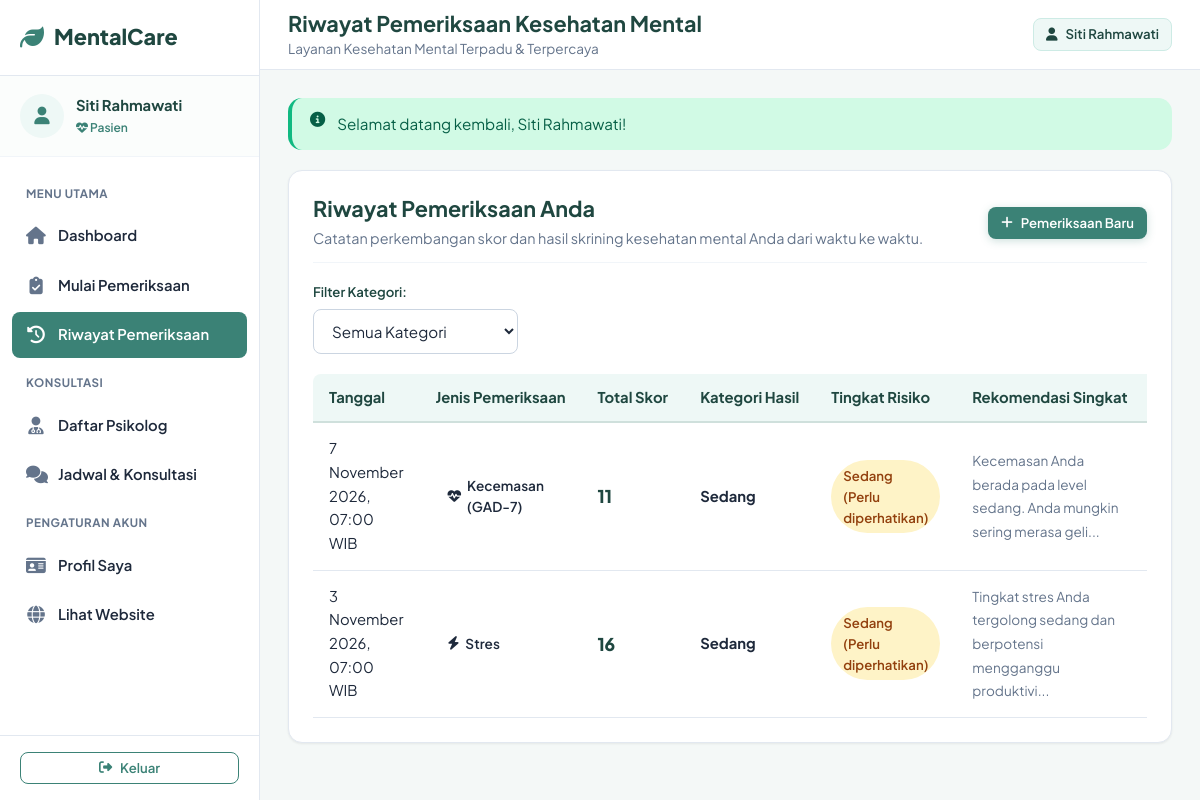
/pasien/riwayat.php (signed in), run on the app's committed database.
### tables this page shows
CREATE TABLE pemeriksaan (
  id INT AUTO_INCREMENT PRIMARY KEY,
  pasien_id INT NOT NULL,
  kategori_id INT NOT NULL,
  total_skor INT NOT NULL,
  kategori_hasil VARCHAR(80) NOT NULL,
  tingkat_risiko VARCHAR(80) NOT NULL,
  rekomendasi TEXT NOT NULL,
  ada_item_kritis TINYINT(1) NOT NULL DEFAULT 0,
  tanggal_pemeriksaan DATETIME NOT NULL DEFAULT CURRENT_TIMESTAMP,
  created_at TIMESTAMP DEFAULT CURRENT_TIMESTAMP,
  FOREIGN KEY (pasien_id) REFERENCES users(id) ON DELETE CASCADE,
  FOREIGN KEY (kategori_id) REFERENCES kategori_assessment(id) ON DELETE CASCADE
);

CREATE TABLE kategori_assessment (
  id INT AUTO_INCREMENT PRIMARY KEY,
  nama VARCHAR(100) NOT NULL,
  kode VARCHAR(40) NOT NULL UNIQUE,
  deskripsi TEXT NOT NULL,
  instruksi TEXT NULL,
  icon VARCHAR(50) DEFAULT 'fa-brain',
  status ENUM('aktif', 'nonaktif') NOT NULL DEFAULT 'aktif',
  created_at TIMESTAMP DEFAULT CURRENT_TIMESTAMP
);

### pasien/riwayat.php (the view, shortened to what this page needs)
<?php
require_once __DIR__ . '/../config/config.php';
$u = require_login(['pasien']);
$query = '
    SELECT p.*, k.nama as nama_kategori, k.icon
    FROM pemeriksaan p
    JOIN kategori_assessment k ON k.id = p.kategori_id
    WHERE p.pasien_id = ?
';
$params = [$u['id']];
$query .= ' ORDER BY p.tanggal_pemeriksaan DESC';
$stmt = db()->prepare($query);
$stmt->execute($params);
$history = $stmt->fetchAll();
require __DIR__ . '/../includes/sidebar_pasien.php';
?>
<div class="card">
  <div class="card-header" style="flex-wrap: wrap; gap: 12px;">
    <div>
      <h2 style="font-size: 1.35rem; margin: 0;">Riwayat Pemeriksaan Anda</h2>
      <p class="muted" style="margin-top: 4px; font-size: 0.9rem;">
        Catatan perkembangan skor dan hasil skrining kesehatan mental Anda dari waktu ke waktu.
      </p>
    </div>
    <a href="<?= url('pasien/assessment.php') ?>" class="btn btn-primary btn-sm">
      <i class="fa-solid fa-plus"></i> Pemeriksaan Baru
    </a>
  </div>
  <form method="get" action="" style="display: flex; gap: 12px; margin-bottom: 20px; flex-wrap: wrap; align-items: flex-end;">
    <div style="min-width: 200px;">
      <label class="form-label" style="font-size: 0.825rem;">Filter Kategori:</label>
      <select name="kategori_id" class="form-control" onchange="this.form.submit()">
        <option value="0">Semua Kategori</option>
      </select>
    </div>
  </form>
  <?php if (!empty($history)): ?>
    <div class="table-responsive">
      <table class="table">
        <thead>
          <tr>
            <th>Tanggal</th>
            <th>Jenis Pemeriksaan</th>
            <th>Total Skor</th>
            <th>Kategori Hasil</th>
            <th>Tingkat Risiko</th>
            <th>Rekomendasi Singkat</th>
            <th>Aksi</th>
          </tr>
        </thead>
        <tbody>
          <?php foreach ($history as $h): ?>
            <tr>
              <td><?= format_tanggal($h['tanggal_pemeriksaan'], true) ?></td>
              <td>
                <span class="badge badge-light" style="font-size: 0.85rem;">
                  <i class="fa-solid <?= e($h['icon'] ?: 'fa-brain') ?>"></i> <?= e($h['nama_kategori']) ?>
                </span>
              </td>
              <td><span style="font-weight: 800; font-size: 1.1rem; color: var(--primary-dark);"><?= (int)$h['total_skor'] ?></span></td>
              <td><strong><?= e($h['kategori_hasil']) ?></strong></td>
              <td><?= badge_risiko($h['kategori_hasil'], $h['tingkat_risiko']) ?></td>
              <td style="max-width: 250px;">
                <span class="muted" style="font-size: 0.85rem;">
                  <?= e(mb_strimwidth($h['rekomendasi'], 0, 75, '...')) ?>
                </span>
              </td>
              <td>
              </td>
            </tr>
          <?php endforeach; ?>
        </tbody>
      </table>
    </div>
  <?php endif; ?>
</div>
<?php require __DIR__ . '/../includes/dashboard_footer.php'; ?>

### config/config.php (shortened to what this page needs)
<?php
function db(): PDO {
    static $pdo = null;
    if ($pdo === null) {
        $dsn = 'mysql:host=' . DB_HOST . ';dbname=' . DB_NAME . ';charset=utf8mb4';
        $options = [
            PDO::ATTR_ERRMODE => PDO::ERRMODE_EXCEPTION,
            PDO::ATTR_DEFAULT_FETCH_MODE => PDO::FETCH_ASSOC,
            PDO::ATTR_EMULATE_PREPARES => false,
            PDO::MYSQL_ATTR_INIT_COMMAND => "SET NAMES utf8mb4 COLLATE utf8mb4_unicode_ci"
        ];
        $pdo = new PDO($dsn, DB_USER, DB_PASS, $options);
    }
    return $pdo;
}
function e($str): string {
    return htmlspecialchars((string)($str ?? ''), ENT_QUOTES, 'UTF-8');
}
function url(string $path = ''): string {
    $cleanPath = ltrim($path, '/');
    return BASE_URL . ($cleanPath ? '/' . $cleanPath : '');
}
function format_tanggal(?string $date, bool $includeTime = false): string {
    $timestamp = strtotime($date);
    $bulan = [
        1 => 'Januari', 'Februari', 'Maret', 'April', 'Mei', 'Juni',
        'Juli', 'Agustus', 'September', 'Oktober', 'November', 'Desember'
    ];
    $d = date('j', $timestamp);
    $m = $bulan[(int)date('n', $timestamp)];
    $y = date('Y', $timestamp);
    $formatted = "$d $m $y";
    if ($includeTime) {
        $formatted .= ', ' . date('H:i', $timestamp) . ' WIB';
    }
    return $formatted;
}
function badge_risiko(string $kategori, string $tingkat_risiko = ''): string {
    $k = strtolower($kategori);
    $r = strtolower($tingkat_risiko);
    $badgeClass = 'badge-success';
    if (strpos($k, 'tinggi') !== false || strpos($r, 'tinggi') !== false || strpos($k, 'berat') !== false) {
        $badgeClass = 'badge-danger';
    } elseif (strpos($k, 'sedang') !== false || strpos($r, 'perlu') !== false || strpos($r, 'sedang') !== false) {
        $badgeClass = 'badge-warning';
    } elseif (strpos($k, 'ringan') !== false) {
        $badgeClass = 'badge-info';
    }
    $text = e($kategori);
    if ($tingkat_risiko && $tingkat_risiko !== $kategori) {
        $text .= ' (' . e($tingkat_risiko) . ')';
    }
    return '<span class="badge ' . $badgeClass . '">' . $text . '</span>';
}

### assets/css/style.css (style rules this page uses)
:root { --primary: #3b8276; --primary-hover: #2f695f; --primary-light: #eef8f6; --primary-dark: #1f4740; --secondary: #0284c7; --secondary-light: #e0f2fe; --accent: #14b8a6; --success: #10b981; --success-bg: #d1fae5; --success-text: #065f46; --info: #0ea5e9; --info-bg: #e0f2fe; --info-text: #0369a1; --warning: #f59e0b; --warning-bg: #fef3c7; --warning-text: #92400e; --danger: #ef4444; --danger-bg: #fee2e2; --danger-text: #991b1b; --bg-body: #f4f8f7; --bg-card: #ffffff; --text-main: #1e293b; --text-muted: #64748b; --border-color: #e2e8f0; --border-light: #f1f5f9; --sidebar-width: 260px; --navbar-height: 70px; --radius-sm: 8px; --radius-md: 14px; --radius-lg: 20px; --radius-full: 9999px; --shadow-sm: 0 1px 3px rgba(0,0,0,0.04), 0 1px 2px rgba(0,0,0,0.03); --shadow-md: 0 4px 6px -1px rgba(0,0,0,0.06), 0 2px 4px -2px rgba(0,0,0,0.04); --shadow-lg: 0 10px 15px -3px rgba(0,0,0,0.07), 0 4px 6px -4px rgba(0,0,0,0.04); --transition: all 0.25s cubic-bezier(0.4, 0, 0.2, 1); }
* { box-sizing: border-box; margin: 0; padding: 0; }
body { font-family: 'Plus Jakarta Sans', system-ui, -apple-system, sans-serif; background-color: var(--bg-body); color: var(--text-main); line-height: 1.6; font-size: 0.975rem; -webkit-font-smoothing: antialiased; }
a { color: var(--primary); text-decoration: none; transition: var(--transition); }
h1, h2, h3, h4, h5, h6 { color: var(--primary-dark); font-weight: 700; line-height: 1.3; }
h2 { font-size: 1.75rem; }
p { margin-bottom: 0.85rem; }
p:last-child { margin-bottom: 0; }
.muted { color: var(--text-muted); }
.btn { display: inline-flex; align-items: center; justify-content: center; gap: 8px; padding: 10px 20px; font-size: 0.95rem; font-weight: 600; border-radius: var(--radius-md); border: 1px solid transparent; cursor: pointer; text-decoration: none; transition: var(--transition); line-height: 1.4; white-space: nowrap; }
.btn-primary { background-color: var(--primary); color: #ffffff !important; box-shadow: 0 2px 8px rgba(59, 130, 118, 0.25); }
.btn-sm { padding: 6px 12px; font-size: 0.825rem; border-radius: var(--radius-sm); }
.badge { display: inline-flex; align-items: center; gap: 6px; padding: 5px 12px; font-size: 0.825rem; font-weight: 600; border-radius: var(--radius-full); }
.badge-warning { background-color: var(--warning-bg); color: var(--warning-text); }
.card { background: var(--bg-card); border-radius: var(--radius-md); padding: 24px; box-shadow: var(--shadow-sm); border: 1px solid var(--border-color); margin-bottom: 24px; transition: var(--transition); }
.card-header { display: flex; align-items: center; justify-content: space-between; margin-bottom: 18px; padding-bottom: 12px; border-bottom: 1px solid var(--border-light); }
.card-header h3, .card-header h2 { margin: 0; }
.form-label { display: block; font-weight: 600; font-size: 0.9rem; margin-bottom: 6px; color: var(--primary-dark); }
.form-control { width: 100%; padding: 11px 14px; border-radius: var(--radius-sm); border: 1.5px solid #cbd5e1; background-color: #ffffff; color: var(--text-main); font-size: 0.95rem; font-family: inherit; transition: var(--transition); }
.table-responsive { width: 100%; overflow-x: auto; -webkit-overflow-scrolling: touch; }
table.table { width: 100%; border-collapse: separate; border-spacing: 0; font-size: 0.925rem; }
table.table th { background-color: var(--primary-light); color: var(--primary-dark); font-weight: 700; padding: 12px 16px; text-align: left; border-bottom: 2px solid #cfe0dc; white-space: nowrap; }
table.table th:first-child { border-top-left-radius: var(--radius-sm); }
table.table th:last-child { border-top-right-radius: var(--radius-sm); }
table.table td { padding: 14px 16px; border-bottom: 1px solid var(--border-color); vertical-align: middle; }

### data on the page
pemeriksaan: tanggal_pemeriksaan "7 November 2026, 07:00 WIB", kategori.nama "Kecemasan (GAD-7)", total_skor "11", kategori_hasil "Sedang", text "Sedang (Perlu diperhatikan)", rekomendasi "Kecemasan Anda berada pada level sedang. Anda mungkin sering merasa geli..."
pemeriksaan: tanggal_pemeriksaan "3 November 2026, 07:00 WIB", kategori.nama "Stres", total_skor "16", kategori_hasil "Sedang", text "Sedang (Perlu diperhatikan)", rekomendasi "Tingkat stres Anda tergolong sedang dan berpotensi mengganggu produktivi..."

### other printed values
APP_NAME "MentalCare"
$u['nama'] "Siti Rahmawati"
$pageTitle "Riwayat Pemeriksaan Kesehatan Mental"
APP_TAGLINE "Layanan Kesehatan Mental Terpadu & Terpercaya"
$flash['message'] "Selamat datang kembali, Siti Rahmawati!"
